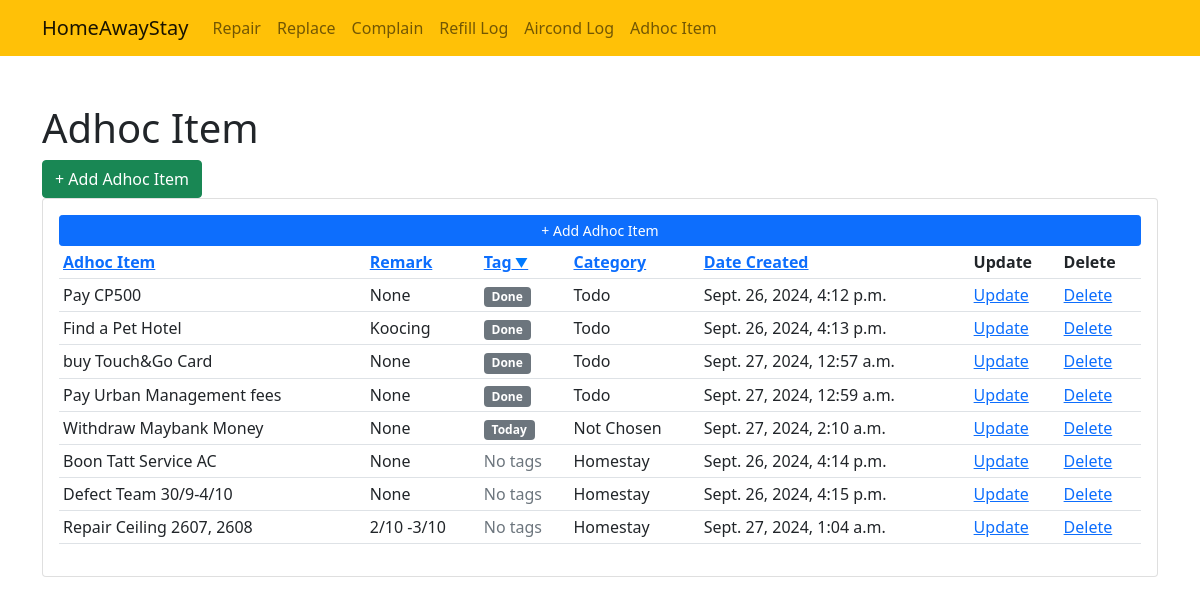
The app's page /adhoc_item/?sort=tag with its own data.
### homestay/models.py (models this page shows, shortened)
class AdhocItemForm(models.Model):
    CATEGORY = (
                ("Not Chosen", "Not Chosen"),
                ("Todo", "Todo"),
                ("Personal Growth", "Personal Growth"),
                ("Opportunity", "Opportunity"),
                ("Homestay", "Homestay"),
                ("Stock Market", "Stock Market"),
                ("Ecommerce","Ecommerce"),
    )
    tags = models.ManyToManyField(Tag, blank=True)
    category = models.CharField(max_length=20, null=True, blank=True, choices=CATEGORY)
    adhoc_item = models.CharField(max_length=200, null=True, blank=True)
    remark = models.CharField(max_length=200, null=True, blank=True)
    date_created = models.DateTimeField(auto_now_add=True, null=True, blank=True)

class Tag(models.Model):
    name = models.CharField(max_length=20, null=True, blank=True)

### homestay/views.py (the view)
# urls.py: path('adhoc_item/', views.adhoc_item, name='adhoc_item'),
def adhoc_item(request):
    adhoc_forms = AdhocItemForm.objects.all()
    sort_by = request.GET.get('sort', 'adhoc_item')
    valid_sort_fields = ['adhoc_item', 'remark', 'category', 'date_created','tag']
    if sort_by in valid_sort_fields:
        if sort_by == 'tag':
            adhoc_forms = adhoc_forms.annotate(
                first_tag_name=Min('tags__name')
            ).order_by(F('first_tag_name').asc(nulls_last=True))
        else:
            adhoc_forms = adhoc_forms.order_by(F(sort_by).asc(nulls_last=True))
    return render(request, "adhoc_item.html", {'adhoc_forms': adhoc_forms, 'current_sort': sort_by})

### homestay/templates/adhoc_item.html (shortened to what this page needs)
{% extends 'base.html' %}
{% block content %}
<div class="container">
    <h1 class="pt-5">Adhoc Item</h1>
    <a href="{% url 'add_item' %}" class="btn btn-success" role="button">+ Add Adhoc Item</a>
</div>
<div class="container">
    <div class="card card-body">
        <a class="btn btn-primary btn-sm btn-block" href="{% url 'add_item' %}">+ Add Adhoc Item</a>
        <table class="table table-sm">
            <tr>
                <th><a href="?sort=adhoc_item" class="{% if current_sort == 'adhoc_item' %}sort-indicator{% endif %}">Adhoc Item</a></th>
                <th><a href="?sort=remark" class="{% if current_sort == 'remark' %}sort-indicator{% endif %}">Remark</a></th>
                <th><a href="?sort=tag" class="{% if current_sort == 'tag' %}sort-indicator{% endif %}">Tag</a></th>
                <th><a href="?sort=category" class="{% if current_sort == 'category' %}sort-indicator{% endif %}">Category</a></th>
                <th><a href="?sort=date_created" class="{% if current_sort == 'date_created' %}sort-indicator{% endif %}">Date Created</a></th>
                <th>Update</th>
                <th>Delete</th>
            </tr>
            {% for n in adhoc_forms %}
                <tr>
                    <td>{{n.adhoc_item}}</td>
                    <td>{{n.remark}}</td>
                    <td>
                        {% for tag in n.tags.all %}
                            <span class="badge bg-secondary">{{ tag.name }}</span>
                        {% empty %}
                            <span class="text-muted">No tags</span>
                        {% endfor %}
                    </td>
                    <td>{{n.category}}</td>
                    <td>{{n.date_created}}</td>
                    <td><a href="">Update</a> </td>
                    <td><a href="">Delete</a> </td>
                </tr>
            {% endfor %}
        </table>
    </div>
</div>
</div>
{% endblock %}

### homestay/templates/adhoc_item.html (style rules this page uses)
.sort-indicator::after { content: ' ▼'; font-size: 0.8em; color: #007bff; }

### records on screen
AdhocItemForm: adhoc_item "Pay CP500", remark "None", category "Todo", date_created "Sept. 26, 2024, 4:12 p.m."
Tag: name "Done"
AdhocItemForm: adhoc_item "Find a Pet Hotel", remark "Koocing", category "Todo", date_created "Sept. 26, 2024, 4:13 p.m."
AdhocItemForm: adhoc_item "buy Touch&Go Card", remark "None", category "Todo", date_created "Sept. 27, 2024, 12:57 a.m."
AdhocItemForm: adhoc_item "Pay Urban Management fees", remark "None", category "Todo", date_created "Sept. 27, 2024, 12:59 a.m."
AdhocItemForm: adhoc_item "Withdraw Maybank Money", remark "None", category "Not Chosen", date_created "Sept. 27, 2024, 2:10 a.m."
Tag: name "Today"
AdhocItemForm: adhoc_item "Boon Tatt Service AC", remark "None", category "Homestay", date_created "Sept. 26, 2024, 4:14 p.m."
AdhocItemForm: adhoc_item "Defect Team 30/9-4/10", remark "None", category "Homestay", date_created "Sept. 26, 2024, 4:15 p.m."
AdhocItemForm: adhoc_item "Repair Ceiling 2607, 2608", remark "2/10 -3/10", category "Homestay", date_created "Sept. 27, 2024, 1:04 a.m."
